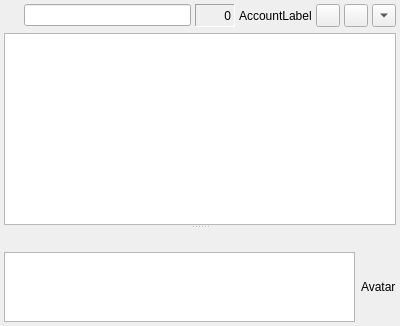
<ui version="4.0" >
 <class>ChatDlg</class>
 <widget class="QWidget" name="ChatDlg" >
  <property name="geometry" >
   <rect>
    <x>0</x>
    <y>0</y>
    <width>400</width>
    <height>300</height>
   </rect>
  </property>
  <property name="windowTitle" >
   <string>Form</string>
  </property>
  <layout class="QVBoxLayout" >
   <property name="spacing" >
    <number>6</number>
   </property>
   <property name="leftMargin" >
    <number>4</number>
   </property>
   <property name="topMargin" >
    <number>4</number>
   </property>
   <property name="rightMargin" >
    <number>4</number>
   </property>
   <property name="bottomMargin" >
    <number>4</number>
   </property>
   <item>
    <widget class="ChatSplitter" name="splitter" >
     <property name="orientation" >
      <enum>Qt::Vertical</enum>
     </property>
     <widget class="QFrame" name="topFrame" >
      <property name="sizePolicy" >
       <sizepolicy vsizetype="MinimumExpanding" hsizetype="Preferred" >
        <horstretch>0</horstretch>
        <verstretch>0</verstretch>
       </sizepolicy>
      </property>
      <property name="frameShape" >
       <enum>QFrame::NoFrame</enum>
      </property>
      <property name="frameShadow" >
       <enum>QFrame::Plain</enum>
      </property>
      <layout class="QVBoxLayout" >
       <property name="spacing" >
        <number>6</number>
       </property>
       <property name="leftMargin" >
        <number>0</number>
       </property>
       <property name="topMargin" >
        <number>0</number>
       </property>
       <property name="rightMargin" >
        <number>0</number>
       </property>
       <property name="bottomMargin" >
        <number>0</number>
       </property>
       <item>
        <layout class="QHBoxLayout" >
         <property name="spacing" >
          <number>4</number>
         </property>
         <property name="leftMargin" >
          <number>0</number>
         </property>
         <property name="topMargin" >
          <number>0</number>
         </property>
         <property name="rightMargin" >
          <number>0</number>
         </property>
         <property name="bottomMargin" >
          <number>0</number>
         </property>
         <item>
          <widget class="IconLabel" name="lb_status" >
           <property name="minimumSize" >
            <size>
             <width>16</width>
             <height>16</height>
            </size>
           </property>
           <property name="maximumSize" >
            <size>
             <width>16</width>
             <height>16</height>
            </size>
           </property>
          </widget>
         </item>
         <item>
          <widget class="QLineEdit" name="le_jid" >
           <property name="focusPolicy" >
            <enum>Qt::NoFocus</enum>
           </property>
           <property name="readOnly" >
            <bool>true</bool>
           </property>
          </widget>
         </item>
         <item>
          <widget class="QLabel" name="lb_count" >
           <property name="sizePolicy" >
            <sizepolicy vsizetype="Preferred" hsizetype="Fixed" >
             <horstretch>0</horstretch>
             <verstretch>0</verstretch>
            </sizepolicy>
           </property>
           <property name="minimumSize" >
            <size>
             <width>40</width>
             <height>0</height>
            </size>
           </property>
           <property name="maximumSize" >
            <size>
             <width>40</width>
             <height>16777215</height>
            </size>
           </property>
           <property name="toolTip" >
            <string>Message length</string>
           </property>
           <property name="frameShape" >
            <enum>QFrame::Panel</enum>
           </property>
           <property name="frameShadow" >
            <enum>QFrame::Sunken</enum>
           </property>
           <property name="text" >
            <string>0</string>
           </property>
           <property name="alignment" >
            <set>Qt::AlignRight|Qt::AlignTrailing|Qt::AlignVCenter</set>
           </property>
          </widget>
         </item>
         <item>
          <widget class="AccountLabel" name="lb_ident" >
           <property name="sizePolicy" >
            <sizepolicy vsizetype="Preferred" hsizetype="Minimum" >
             <horstretch>0</horstretch>
             <verstretch>0</verstretch>
            </sizepolicy>
           </property>
           <property name="text" >
            <string>AccountLabel</string>
           </property>
          </widget>
         </item>
         <item>
          <widget class="QToolButton" name="tb_pgp" >
           <property name="toolTip" >
            <string>Toggle encryption</string>
           </property>
           <property name="text" >
            <string/>
           </property>
           <property name="iconSize" >
            <size>
             <width>16</width>
             <height>16</height>
            </size>
           </property>
          </widget>
         </item>
         <item>
          <widget class="QToolButton" name="tb_emoticons" >
           <property name="toolTip" >
            <string>Select icon</string>
           </property>
           <property name="text" >
            <string/>
           </property>
           <property name="iconSize" >
            <size>
             <width>16</width>
             <height>16</height>
            </size>
           </property>
           <property name="popupMode" >
            <enum>QToolButton::InstantPopup</enum>
           </property>
          </widget>
         </item>
         <item>
          <widget class="QToolButton" name="tb_actions" >
           <property name="toolTip" >
            <string>Actions</string>
           </property>
           <property name="text" >
            <string/>
           </property>
           <property name="iconSize" >
            <size>
             <width>16</width>
             <height>16</height>
            </size>
           </property>
           <property name="popupMode" >
            <enum>QToolButton::InstantPopup</enum>
           </property>
           <property name="arrowType" >
            <enum>Qt::DownArrow</enum>
           </property>
          </widget>
         </item>
        </layout>
       </item>
       <item>
        <widget class="ChatViewProxy" name="log" >
         <property name="sizePolicy" >
          <sizepolicy vsizetype="MinimumExpanding" hsizetype="MinimumExpanding" >
           <horstretch>0</horstretch>
           <verstretch>0</verstretch>
          </sizepolicy>
         </property>
         <property name="focusPolicy" >
          <enum>Qt::NoFocus</enum>
         </property>
        </widget>
       </item>
      </layout>
     </widget>
     <widget class="QFrame" name="bottomFrame" >
      <property name="sizePolicy" >
       <sizepolicy vsizetype="Maximum" hsizetype="Preferred" >
        <horstretch>0</horstretch>
        <verstretch>0</verstretch>
       </sizepolicy>
      </property>
      <property name="frameShape" >
       <enum>QFrame::NoFrame</enum>
      </property>
      <property name="frameShadow" >
       <enum>QFrame::Plain</enum>
      </property>
      <layout class="QVBoxLayout" >
       <property name="spacing" >
        <number>6</number>
       </property>
       <property name="leftMargin" >
        <number>0</number>
       </property>
       <property name="topMargin" >
        <number>0</number>
       </property>
       <property name="rightMargin" >
        <number>0</number>
       </property>
       <property name="bottomMargin" >
        <number>0</number>
       </property>
       <item>
        <widget class="QToolBar" name="toolbar" >
         <property name="sizePolicy" >
          <sizepolicy vsizetype="Maximum" hsizetype="Preferred" >
           <horstretch>0</horstretch>
           <verstretch>0</verstretch>
          </sizepolicy>
         </property>
         <property name="orientation" >
          <enum>Qt::Horizontal</enum>
         </property>
        </widget>
       </item>
       <item>
        <layout class="QHBoxLayout" >
         <property name="spacing" >
          <number>6</number>
         </property>
         <property name="leftMargin" >
          <number>0</number>
         </property>
         <property name="topMargin" >
          <number>0</number>
         </property>
         <property name="rightMargin" >
          <number>0</number>
         </property>
         <property name="bottomMargin" >
          <number>0</number>
         </property>
         <item>
          <widget class="ChatEditProxy" name="mle" >
           <property name="sizePolicy" >
            <sizepolicy vsizetype="Preferred" hsizetype="Expanding" >
             <horstretch>0</horstretch>
             <verstretch>0</verstretch>
            </sizepolicy>
           </property>
          </widget>
         </item>
         <item>
          <widget class="QLabel" name="avatar" >
           <property name="sizePolicy" >
            <sizepolicy vsizetype="Maximum" hsizetype="Preferred" >
             <horstretch>0</horstretch>
             <verstretch>0</verstretch>
            </sizepolicy>
           </property>
           <property name="text" >
            <string>Avatar</string>
           </property>
          </widget>
         </item>
        </layout>
       </item>
      </layout>
     </widget>
    </widget>
   </item>
  </layout>
 </widget>
 <customwidgets>
  <customwidget>
   <class>ChatViewProxy</class>
   <extends>QTextEdit</extends>
   <header>chatviewproxy.h</header>
  </customwidget>
  <customwidget>
   <class>ChatSplitter</class>
   <extends>QSplitter</extends>
   <header>chatsplitter.h</header>
   <container>1</container>
  </customwidget>
  <customwidget>
   <class>ChatEditProxy</class>
   <extends>QTextEdit</extends>
   <header>chateditproxy.h</header>
  </customwidget>
  <customwidget>
   <class>AccountLabel</class>
   <extends>QLabel</extends>
   <header>accountlabel.h</header>
  </customwidget>
  <customwidget>
   <class>IconLabel</class>
   <extends>QLabel</extends>
   <header>iconlabel.h</header>
  </customwidget>
 </customwidgets>
 <resources/>
 <connections/>
</ui>
